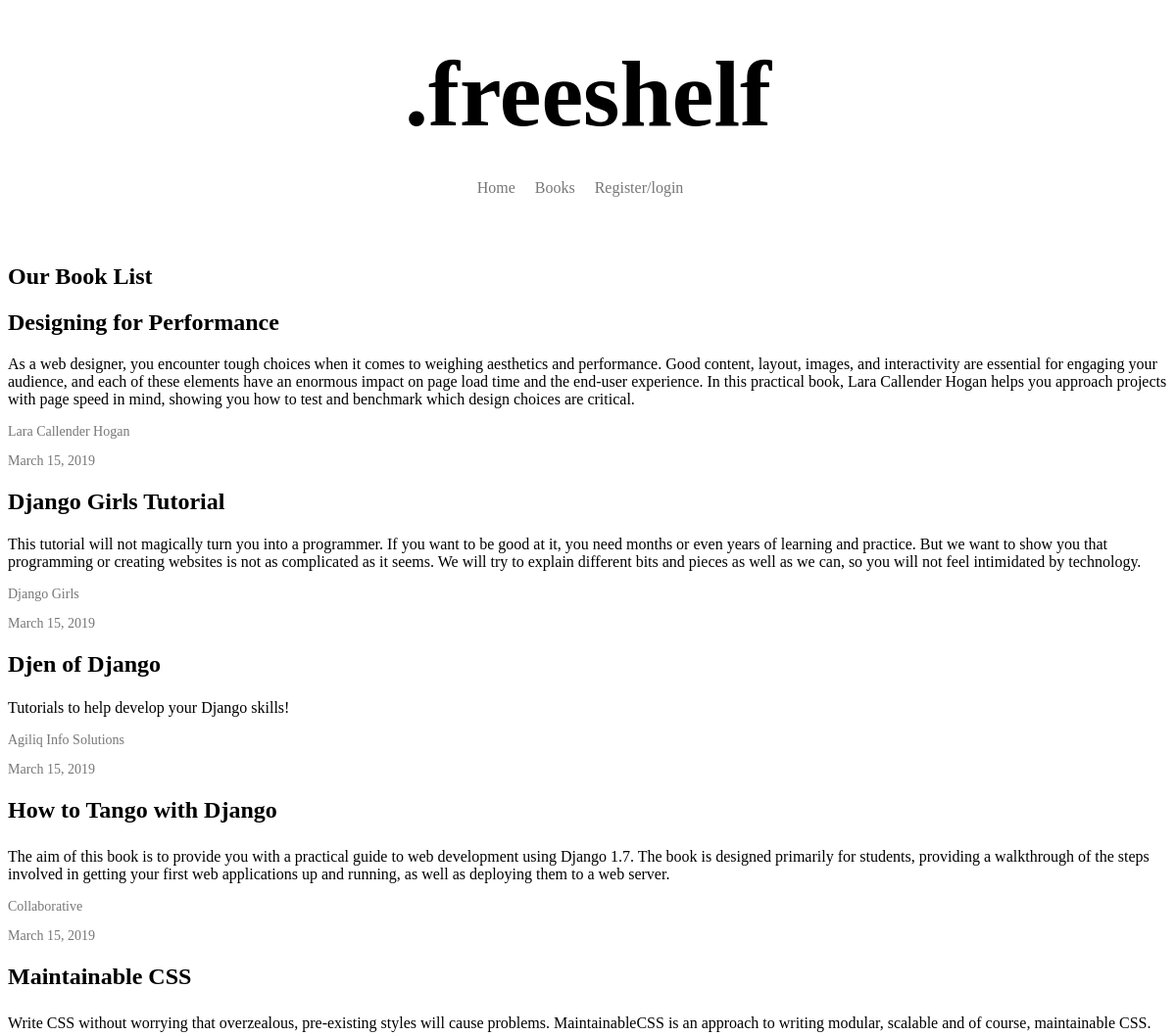
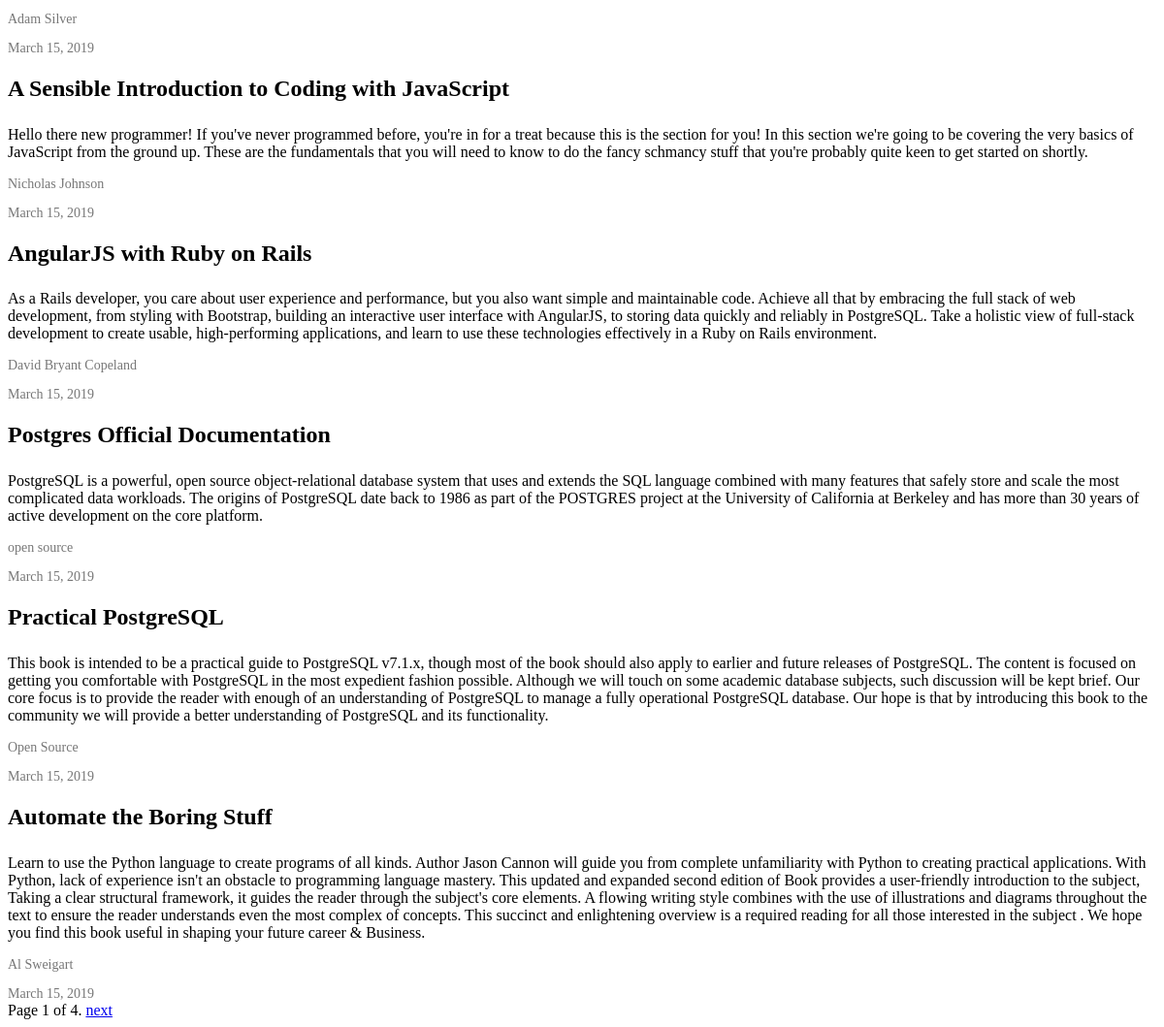
/catalog/books/, run on the app's committed database (2 pictures, top to bottom).
### catalog/models.py (models this page shows, shortened)
class Book(models.Model):
    title = models.CharField(max_length=200)
    author = models.CharField(max_length=100, null=True)
    summary = models.TextField(max_length=1000, null=True)
    website = models.CharField(max_length=100, null=True)
    date_added = models.DateField(null=True, blank=True )
    category = models.CharField(max_length=100, null=True)
    slug = models.SlugField(null=True, blank=True)
    class Meta:
        ordering = ['-date_added']
    def get_absolute_url(self):
        return reverse('book-detail', args=[str(self.id)])

### catalog/views.py (the view)
# urls.py: path('books/', views.BookListView.as_view(), name='books'),
class BookListView(generic.ListView):
    model = Book
    paginate_by = 10

### catalog/templates/catalog/book_list.html (shortened to what this page needs)
{% extends "base.html" %}
{% load static %}
{% block content %}
<nav class="pa3 pa4-ns">
    <a class="link dim black b f1 f-headline-ns tc db mb3 mb4-ns" href="#" title="Home">.freeshelf</a>
    <div class="tc pb3">
      <a class="link dim gray f6 f5-ns dib mr3" href="{% url 'base' %}">Home</a>
      <a class="link dim gray f6 f5-ns dib mr3" href="{% url 'books' %}">Books</a>
      {% if request.user.is.authenticated %}
      <div class="link dim gray f6 f5-ns dib mr3">
      {{ user.username }}</div>
      <a class="link dim gray f6 f5-ns dib mr3" href="{% url 'auth_logout' %}">logout</a>
      {% else %}
      <a class="link dim gray f6 f5-ns dib mr3" href="{% url 'auth_login' %}">Register/login</a>
    {% endif %}
    </div>
  </nav>
  <section class="mw5 center">
      <h1 class="athelas ph3 ph0-l"> Our Book List </h1>
    </section>
    {% if book_list %}
      {% for book in book_list %}
    <section class="mw7 center">
      <h2 class="athelas ph3 ph0-l"> <a class="link dim black ph3 ph0-l" href="{{ book.get_absolute_url }}">{{ book.title }}</a></h2>
      <article class="pv4 bt bb b--black-10 ph3 ph0-l">
        <div class="flex flex-column flex-row-ns">
          <div class="w-100 w-60-ns pr3-ns order-2 order-1-ns">
            <p class="f5 f4-l lh-copy athelas">
              {{ book.summary }}
            </p>
          </div>
          </div>
        <p class="f6 lh-copy gray mv0">  <span class="ttu"> {{ book.author }}</span></p>
        <time class="f6 db gray">{{ book.date_added }}</time>
      </article>
        {% endfor %}
      {% else %}
        <p>There are no books in the library.</p>
      {% endif %}
    </section>
  {% endblock %}
  {% block pagination %}
  {% if is_paginated %}
      <div class="pagination">
          <span class="page-links">
              <span class="page-current">
                  Page {{ page_obj.number }} of {{ page_obj.paginator.num_pages }}.
              </span>
              {% if page_obj.has_next %}
                  <a href="{{ request.path }}?page={{ page_obj.next_page_number }}">next</a>
              {% endif %}
          </span>
      </div>
  {% endif %}
{% endblock %}

### catalog/templates/base.html (shortened to what this page needs)
{% load staticfiles %}
<!DOCTYPE html>
<html lang="en">
<head>
  <link rel="stylesheet" href="meta name="viewport" content="width=device-width, initial-scale=1">
  <link rel="stylesheet" href="https://unpkg.com/tachyons/css/tachyons.min.css">
</head>
{% load static %}
<link rel="stylesheet" href="{% static 'css/styles.css' %}">
<body>
  <content>
  {% block content %}{% endblock %}
{% block pagination %}{% endblock %}
</content>
</body>
</html>

### catalog/static/css/styles.css (style rules this page uses)
.db { display: block; }
.dib { display: inline-block; }
.b { font-weight: bold; }
.link { text-decoration: none; transition: color .15s ease-in; }
.link:link, .link:visited { transition: color .15s ease-in; }
.black { color: #000; }
.gray { color: #777; }
.pa3 { padding: 1rem; }
.pb3 { padding-bottom: 1rem; }
.mr3 { margin-right: 1rem; }
.mb3 { margin-bottom: 1rem; }
.tc { text-align: center; }
.f1 { font-size: 3rem; }
.f6 { font-size: .875rem; }
.dim { opacity: 1; transition: opacity .15s ease-in; }
@media screen and (min-width: 30em) { .pa4-ns { padding: 2rem; } }
@media screen and (min-width: 30em) { .mb4-ns { margin-bottom: 2rem; } }
@media screen and (min-width: 30em) { .f-headline-ns { font-size: 6rem; } }
@media screen and (min-width: 30em) { .f5-ns { font-size: 1rem; } }

### data on the page
Book: title "Designing for Performance", summary "As a web designer, you encounter tough choices when it comes to weighing aesthetics and performance. Good content, layout, images, and interactivity are essential for engaging your audience, and each of these elements have an enormous impact on page load time and the end-user experience. In this practical book, Lara Callender Hogan helps you approach projects with page speed in mind, showing you how to test and benchmark which design choices are critical.", author "Lara Callender Hogan", date_added "March 15, 2019"
Book: title "Django Girls Tutorial", summary "This tutorial will not magically turn you into a programmer. If you want to be good at it, you need months or even years of learning and practice. But we want to show you that programming or creating websites is not as complicated as it seems. We will try to explain different bits and pieces as well as we can, so you will not feel intimidated by technology.", author "Django Girls", date_added "March 15, 2019"
Book: title "Djen of Django", summary "Tutorials to help develop your Django skills!", author "Agiliq Info Solutions", date_added "March 15, 2019"
Book: title "How to Tango with Django", summary "The aim of this book is to provide you with a practical guide to web development using Django 1.7. The book is designed primarily for students, providing a walkthrough of the steps involved in getting your first web applications up and running, as well as deploying them to a web server.", author "Collaborative", date_added "March 15, 2019"
Book: title "Maintainable CSS", summary "Write CSS without worrying that overzealous, pre-existing styles will cause problems. MaintainableCSS is an approach to writing modular, scalable and of course, maintainable CSS.", author "Adam Silver", date_added "March 15, 2019"
Book: title "A Sensible Introduction to Coding with JavaScript", summary "Hello there new programmer! If you've never programmed before, you're in for a treat because this is the section for you! In this section we're going to be covering the very basics of JavaScript from the ground up. These are the fundamentals that you will need to know to do the fancy schmancy stuff that you're probably quite keen to get started on shortly.", author "Nicholas Johnson", date_added "March 15, 2019"
Book: title "AngularJS with Ruby on Rails", summary "As a Rails developer, you care about user experience and performance, but you also want simple and maintainable code. Achieve all that by embracing the full stack of web development, from styling with Bootstrap, building an interactive user interface with AngularJS, to storing data quickly and reliably in PostgreSQL. Take a holistic view of full-stack development to create usable, high-performing applications, and learn to use these technologies effectively in a Ruby on Rails environment.", author "David Bryant Copeland", date_added "March 15, 2019"
Book: title "Postgres Official Documentation", summary "PostgreSQL is a powerful, open source object-relational database system that uses and extends the SQL language combined with many features that safely store and scale the most complicated data workloads. The origins of PostgreSQL date back to 1986 as part of the POSTGRES project at the University of California at Berkeley and has more than 30 years of active development on the core platform.", author "open source", date_added "March 15, 2019"
Book: title "Practical PostgreSQL", summary "This book is intended to be a practical guide to PostgreSQL v7.1.x, though most of the book should also apply to earlier and future releases of PostgreSQL. The content is focused on getting you comfortable with PostgreSQL in the most expedient fashion possible. Although we will touch on some academic database subjects, such discussion will be kept brief. Our core focus is to provide the reader with enough of an understanding of PostgreSQL to manage a fully operational PostgreSQL database. Our hope is that by introducing this book to the community we will provide a better understanding of PostgreSQL and its functionality.", author "Open Source", date_added "March 15, 2019"
Book: title "Automate the Boring Stuff", summary "Learn to use the Python language to create programs of all kinds. Author Jason Cannon will guide you from complete unfamiliarity with Python to creating practical applications. With Python, lack of experience isn't an obstacle to programming language mastery. This updated and expanded second edition of Book provides a user-friendly introduction to the subject, Taking a clear structural framework, it guides the reader through the subject's core elements. A flowing writing style combines with the use of illustrations and diagrams throughout the text to ensure the reader understands even the most complex of concepts. This succinct and enlightening overview is a required reading for all those…", author "Al Sweigart", date_added "March 15, 2019"

### other printed values
{{ page_obj.number }} "1"
{{ page_obj.paginator.num_pages }} "4"
